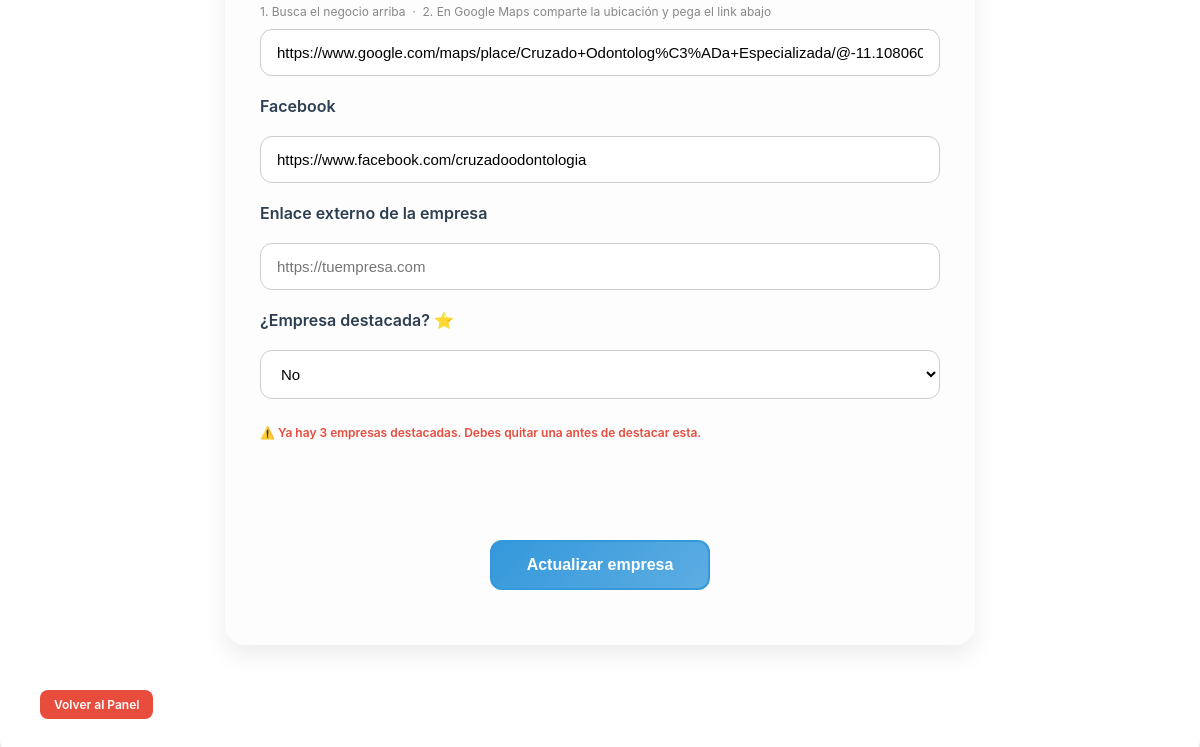
The app's page /login/editar.php?id=15 (signed in, lower part), older data.
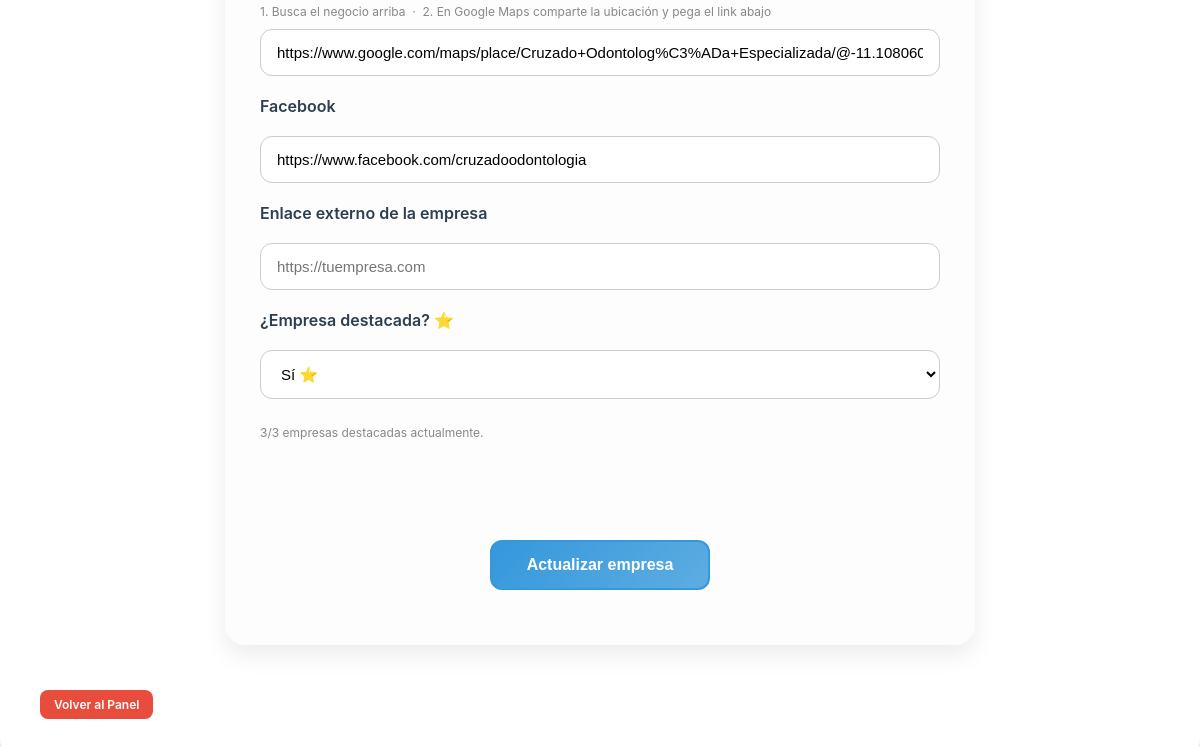
The same page, newer data.
### tables this page shows
CREATE TABLE `empresas` (
  `id_empresa` int(11) NOT NULL,
  `logo` varchar(255) DEFAULT NULL,
  `nombre` varchar(150) NOT NULL,
  `email` varchar(100) DEFAULT NULL,
  `telefono` varchar(20) DEFAULT NULL,
  `direccion` varchar(200) DEFAULT NULL,
  `id_categoria` int(11) DEFAULT NULL,
  `fecha_registro` timestamp NOT NULL DEFAULT current_timestamp(),
  `horario` varchar(100) DEFAULT NULL,
  `descripcion` text DEFAULT NULL,
  `ubicacion_link` varchar(500) DEFAULT NULL,
  `link_empresa` varchar(255) DEFAULT NULL,
  `vistas` int(11) DEFAULT 0,
  `destacada` tinyint(1) DEFAULT 0,
  `facebook` varchar(255) DEFAULT NULL
);

### login/editar.php (the view, shortened to what this page needs)
<?php
include '../db.php';
$rol = $_SESSION['rol'];
$id      = intval($_GET['id']);
$stmt = $conexion->prepare("SELECT * FROM empresas WHERE id_empresa=?");
$stmt->bind_param("i", $id);
$stmt->execute();
$resultado = $stmt->get_result();
$empresa = $resultado->fetch_assoc();
$total_destacadas = $conexion->query("SELECT COUNT(*) as total FROM empresas WHERE destacada = 1")->fetch_assoc()['total'];
?>
<!DOCTYPE html>
<html lang="es">
<head>
    <link rel="stylesheet" href="../assets/css/login.css">
</head>
<body>
<section class="panel">
<form method="post" enctype="multipart/form-data">
    <br><br>
    <br><br>
    <div class="mapa-wrap">
        <p class="mapa-tip">1. Busca el negocio arriba &nbsp;·&nbsp; 2. En Google Maps comparte la ubicación y pega el link abajo</p>
        <input type="text" name="ubicacion_link"
               value="<?= htmlspecialchars($empresa['ubicacion_link'] ?? '') ?>"
               placeholder="Pega la URL de Google Maps">
    </div>
    <label>Facebook</label>
    <input type="url" name="facebook"
           value="<?= htmlspecialchars($empresa['facebook'] ?? '') ?>"
           placeholder="https://facebook.com/tuempresa">
    <label>Enlace externo de la empresa</label>
    <input type="url" name="link_empresa"
           value="<?= htmlspecialchars($empresa['link_empresa'] ?? '') ?>"
           placeholder="https://tuempresa.com">
    <label>¿Empresa destacada? ⭐</label>
    <select name="destacada">
        <option value="0" <?= $empresa['destacada'] == 0 ? 'selected' : '' ?>>No</option>
        <option value="1" <?= $empresa['destacada'] == 1 ? 'selected' : '' ?>>Sí ⭐</option>
    </select>
    <p class="destacada-info <?= $total_destacadas >= 3 && $empresa['destacada'] == 0 ? 'lleno' : '' ?>">
        <?php if ($total_destacadas >= 3 && $empresa['destacada'] == 0): ?>
            ⚠️ Ya hay 3 empresas destacadas. Debes quitar una antes de destacar esta.
        <?php else: ?>
            <?= $total_destacadas ?>/3 empresas destacadas actualmente.
        <?php endif; ?>
    </p>
    <br><br>
    <button type="submit" class="btn">Actualizar empresa</button>
</form>
<br>
<a href="<?= ($rol === 'admin') ? 'admin.php' : 'editor.php' ?>" class="btn btn-danger">Volver al Panel</a>
</section>
</body>
</html>

Row changes from the older to the newer data that the page shows:
changed empresas "https://www.facebook.com/cruzadoodontologia": destacada "No" → "Sí ⭐"
Text that changed along with them:
$total_destacadas: (not shown) → "3"
text no longer shown: "⚠️ Ya hay 3 empresas destacadas. Debes quitar una antes de destacar esta."
text now shown: "/3 empresas destacadas actualmente."
